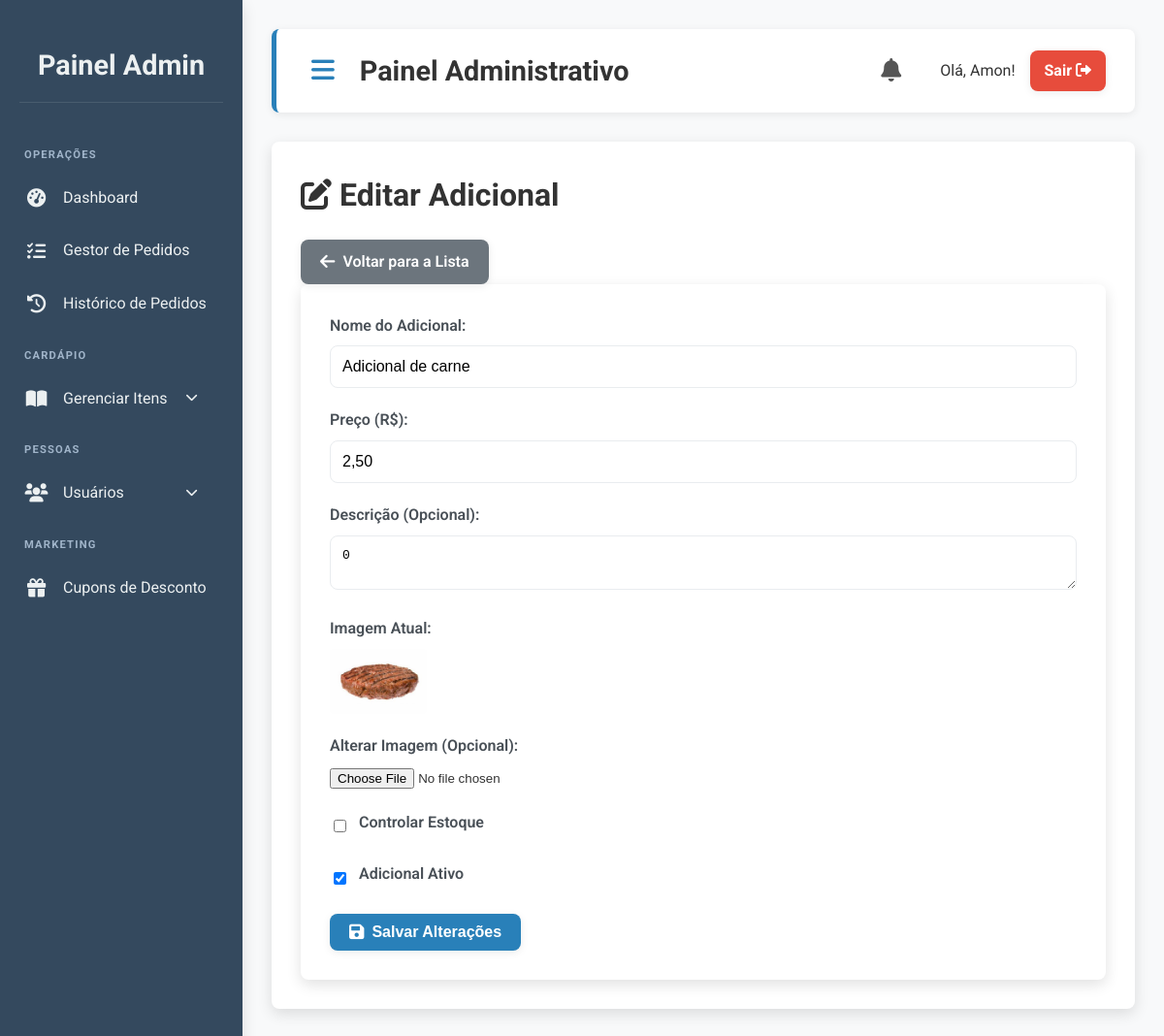
Screenshot of /admin/adicionais/editar_adicional.php?id=2 (signed in) with the database file from the repository.
### tables this page shows
CREATE TABLE `adicionais` (
  `id` int(11) NOT NULL,
  `nome` varchar(150) NOT NULL,
  `descricao` text DEFAULT NULL,
  `imagem` varchar(255) DEFAULT NULL,
  `preco` decimal(10,2) NOT NULL DEFAULT 0.00,
  `permite_quantidade` tinyint(1) NOT NULL DEFAULT 0,
  `controla_estoque` tinyint(1) NOT NULL DEFAULT 1,
  `estoque` int(11) NOT NULL DEFAULT 0,
  `ativo` tinyint(1) NOT NULL DEFAULT 1
);

### admin/adicionais/editar_adicional.php (the view, shortened to what this page needs)
<?php
require_once '../../includes/conexao.php';
$adicional_id = filter_input(INPUT_GET, 'id', FILTER_VALIDATE_INT);
$stmt_load = $conn->prepare("SELECT * FROM adicionais WHERE id = ?");
$stmt_load->bind_param("i", $adicional_id);
$stmt_load->execute();
$result = $stmt_load->get_result();
if ($result->num_rows === 1) {
    $adicional = $result->fetch_assoc();
} else {
    $_SESSION['feedback_mensagem'] = "Adicional não encontrado.";
    $_SESSION['feedback_sucesso'] = false;
    header("Location: adicionais.php");
    exit();
}
?>
<div class="header-controls">
    <h1><i class="fas fa-edit"></i> Editar Adicional</h1>
    <a href="adicionais.php" class="btn btn-secondary"><i class="fas fa-arrow-left"></i> Voltar para a Lista</a>
</div>
<div class="page-content">
    <form action="editar_adicional.php?id=<?= $adicional_id; ?>" method="POST" class="form-container" enctype="multipart/form-data">
        <div class="form-row">
            <div class="form-group">
                <label for="nome">Nome do Adicional:</label>
                <input type="text" id="nome" name="nome" value="<?= htmlspecialchars($adicional['nome']); ?>" required>
            </div>
            <div class="form-group">
                <label for="preco">Preço (R$):</label>
                <input type="text" id="preco" name="preco" value="<?= number_format($adicional['preco'], 2, ',', '.'); ?>" placeholder="Ex: 2,50" required>
            </div>
        </div>
        <div class="form-group">
            <label for="descricao">Descrição (Opcional):</label>
            <textarea id="descricao" name="descricao" rows="2"><?= htmlspecialchars($adicional['descricao']); ?></textarea>
        </div>
        <div class="form-group">
            <label>Imagem Atual:</label>
            <?php if (!empty($adicional['imagem'])): ?>
                <img src="<?= htmlspecialchars($adicional['imagem']); ?>" alt="Imagem atual" style="max-width: 100px; height: auto; display: block; margin-top: 5px; border-radius: 5px;">
            <?php else: ?>
                <p>Nenhuma imagem cadastrada.</p>
            <?php endif; ?>
        </div>
        <div class="form-group">
            <label for="nova_imagem">Alterar Imagem (Opcional):</label>
            <input type="file" id="nova_imagem" name="nova_imagem" accept="image/*">
        </div>
        <div class="form-row">
            <div class="form-group form-check">
                <input type="checkbox" id="controla_estoque" name="controla_estoque" value="1" <?= $adicional['controla_estoque'] ? 'checked' : ''; ?>>
                <label for="controla_estoque">Controlar Estoque</label>
            </div>
        </div>
        <div class="form-group form-check">
            <input type="checkbox" id="ativo" name="ativo" value="1" <?= $adicional['ativo'] ? 'checked' : ''; ?>>
            <label for="ativo">Adicional Ativo</label>
        </div>
        <div class="action-buttons" style="justify-content: center;">
            <button type="submit" class="btn btn-primary"><i class="fas fa-save"></i> Salvar Alterações</button>
        </div>
    </form>
</div>
<?php
include '../template_admin.php';
?>

### public/css/admin.css (style rules this page uses)
:root { --primary-color: #2980b9; --primary-hover-color: #2173a3; --secondary-color: #34495e; --accent-color: #2ecc71; --accent-hover-color: #27ae60; --text-color: #333; --light-text-color: #ecf0f1; --background-color: #f8f9fa; --card-background: #ffffff; --border-color: #e9ecef; --shadow-light: 0 2px 8px rgba(0,0,0,0.08); --shadow-medium: 0 5px 15px rgba(0,0,0,0.12); --shadow-hover: 0 8px 20px rgba(0,0,0,0.15); --border-radius-base: 8px; --transition-base: all 0.3s ease-in-out; --input-focus-shadow: 0 0 0 0.2rem rgba(41, 128, 185, 0.25); }
body { font-family: 'Roboto', sans-serif; background-color: var(--background-color); margin: 0; padding: 0; display: flex; min-height: 100vh; color: var(--text-color); line-height: 1.6; }
.page-content { background-color: var(--card-background); padding: 30px; border-radius: var(--border-radius-base); box-shadow: var(--shadow-medium); }
h1 { margin-top: 0; margin-bottom: 20px; font-weight: 700; }
.btn { padding: 10px 20px; border-radius: var(--border-radius-base); text-decoration: none; cursor: pointer; border: none; font-size: 1em; font-weight: 600; transition: var(--transition-base); display: inline-flex; align-items: center; justify-content: center; gap: 8px; box-shadow: var(--shadow-light); white-space: nowrap; }
.btn i { font-size: 1.1em; }
.btn-primary, .btn-success, .btn-danger, .btn-info, .btn-secondary { color: white !important; }
.btn-primary { background-color: var(--primary-color); }
.btn-secondary { background-color: #6c757d !important; }
.form-group { margin-bottom: 20px; }
.form-group label { display: block; margin-bottom: 8px; font-weight: 600; color: #495057; }
.form-group input[type="text"], .form-group input[type="number"], .form-group textarea, .form-group select { width: 100%; padding: 12px; border: 1px solid var(--border-color); border-radius: var(--border-radius-base); box-sizing: border-box; font-size: 1em; }
.form-check { display: flex; align-items: center; gap: 10px; }

### rows the page displays
adicionais: nome "Adicional de carne", preco "2,50", descricao "0", imagem (picture), ativo "☑"

### other values shown
$nome_usuario "Amon"
